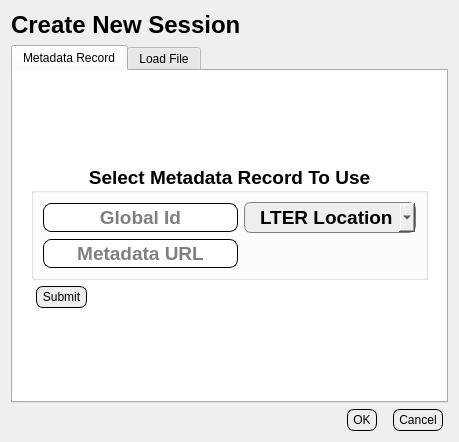
<?xml version="1.0" encoding="UTF-8"?>
<ui version="4.0">
 <class>DialogSession</class>
 <widget class="QDialog" name="DialogSession">
  <property name="geometry">
   <rect>
    <x>0</x>
    <y>0</y>
    <width>422</width>
    <height>442</height>
   </rect>
  </property>
  <property name="windowTitle">
   <string>Session</string>
  </property>
  <property name="styleSheet">
   <string notr="true">.QLabel{
	background: None;
}
.QComboBox {
    border: 1px solid gray;
    border-radius: 7px;
    padding: 2px;
	padding-left: 15px;
	background: #EEEEEE;
}
.QFrame, .QWidget{
	border-radius: 7;
	background: white;
}	

.QLineEdit{
	padding: 1px;
	border-style: solid;
	border: 1px solid black;
	border-radius: 8px;
	text-size: 8pt;
}

.QPushButton {
	color: black;
	background: #EEEEEE;
	border-width: 1px;
	border-color: black;
	border-style: solid;
	border-radius: 7;
	margin-left: 5px;
	margin-right:5px;	
	padding-left: 5px;
	padding-right: 5px;
	padding-top: 3px;
	padding-bottom: 3px;
}


</string>
  </property>
  <layout class="QVBoxLayout" name="verticalLayout_4">
   <item>
    <widget class="QLabel" name="label_4">
     <property name="font">
      <font>
       <pointsize>18</pointsize>
       <weight>75</weight>
       <bold>true</bold>
      </font>
     </property>
     <property name="text">
      <string>Create New Session</string>
     </property>
     <property name="textFormat">
      <enum>Qt::PlainText</enum>
     </property>
    </widget>
   </item>
   <item>
    <widget class="QTabWidget" name="tabWidget">
     <property name="sizePolicy">
      <sizepolicy hsizetype="Preferred" vsizetype="Expanding">
       <horstretch>0</horstretch>
       <verstretch>0</verstretch>
      </sizepolicy>
     </property>
     <property name="currentIndex">
      <number>0</number>
     </property>
     <widget class="QWidget" name="tab_3">
      <attribute name="title">
       <string>Metadata Record</string>
      </attribute>
      <layout class="QHBoxLayout" name="horizontalLayout_2">
       <item>
        <widget class="QFrame" name="frame">
         <property name="sizePolicy">
          <sizepolicy hsizetype="Fixed" vsizetype="Fixed">
           <horstretch>0</horstretch>
           <verstretch>0</verstretch>
          </sizepolicy>
         </property>
         <property name="styleSheet">
          <string notr="true"/>
         </property>
         <property name="frameShape">
          <enum>QFrame::StyledPanel</enum>
         </property>
         <property name="frameShadow">
          <enum>QFrame::Raised</enum>
         </property>
         <layout class="QVBoxLayout" name="verticalLayout_3">
          <item>
           <layout class="QVBoxLayout" name="verticalLayout_2">
            <item>
             <widget class="QGroupBox" name="groupBox">
              <property name="sizePolicy">
               <sizepolicy hsizetype="Fixed" vsizetype="Maximum">
                <horstretch>0</horstretch>
                <verstretch>0</verstretch>
               </sizepolicy>
              </property>
              <property name="font">
               <font>
                <pointsize>14</pointsize>
                <weight>75</weight>
                <bold>true</bold>
               </font>
              </property>
              <property name="title">
               <string>Select Metadata Record To Use</string>
              </property>
              <property name="alignment">
               <set>Qt::AlignCenter</set>
              </property>
              <layout class="QVBoxLayout" name="verticalLayout">
               <item>
                <layout class="QGridLayout" name="gridLayout">
                 <item row="0" column="0">
                  <widget class="QLineEdit" name="lineEditGlobalid">
                   <property name="enabled">
                    <bool>true</bool>
                   </property>
                   <property name="sizePolicy">
                    <sizepolicy hsizetype="Fixed" vsizetype="Fixed">
                     <horstretch>0</horstretch>
                     <verstretch>0</verstretch>
                    </sizepolicy>
                   </property>
                   <property name="focusPolicy">
                    <enum>Qt::ClickFocus</enum>
                   </property>
                   <property name="alignment">
                    <set>Qt::AlignCenter</set>
                   </property>
                   <property name="placeholderText">
                    <string>Global Id</string>
                   </property>
                  </widget>
                 </item>
                 <item row="0" column="1">
                  <widget class="QComboBox" name="cboxLTERloc">
                   <property name="sizePolicy">
                    <sizepolicy hsizetype="Fixed" vsizetype="Fixed">
                     <horstretch>0</horstretch>
                     <verstretch>0</verstretch>
                    </sizepolicy>
                   </property>
                   <property name="focusPolicy">
                    <enum>Qt::WheelFocus</enum>
                   </property>
                   <property name="layoutDirection">
                    <enum>Qt::LeftToRight</enum>
                   </property>
                   <property name="autoFillBackground">
                    <bool>false</bool>
                   </property>
                   <property name="frame">
                    <bool>false</bool>
                   </property>
                   <item>
                    <property name="text">
                     <string>LTER Location</string>
                    </property>
                   </item>
                   <item>
                    <property name="text">
                     <string>AND</string>
                    </property>
                   </item>
                   <item>
                    <property name="text">
                     <string>ARC</string>
                    </property>
                   </item>
                   <item>
                    <property name="text">
                     <string>BES</string>
                    </property>
                   </item>
                   <item>
                    <property name="text">
                     <string>BNZ</string>
                    </property>
                   </item>
                   <item>
                    <property name="text">
                     <string>CCE</string>
                    </property>
                   </item>
                   <item>
                    <property name="text">
                     <string>CDR</string>
                    </property>
                   </item>
                   <item>
                    <property name="text">
                     <string>CAP</string>
                    </property>
                   </item>
                   <item>
                    <property name="text">
                     <string>CWT</string>
                    </property>
                   </item>
                   <item>
                    <property name="text">
                     <string>FCE</string>
                    </property>
                   </item>
                   <item>
                    <property name="text">
                     <string>GCE</string>
                    </property>
                   </item>
                   <item>
                    <property name="text">
                     <string>HFR</string>
                    </property>
                   </item>
                   <item>
                    <property name="text">
                     <string>HBR</string>
                    </property>
                   </item>
                   <item>
                    <property name="text">
                     <string>JRN</string>
                    </property>
                   </item>
                   <item>
                    <property name="text">
                     <string>KBS</string>
                    </property>
                   </item>
                   <item>
                    <property name="text">
                     <string>KNZ</string>
                    </property>
                   </item>
                   <item>
                    <property name="text">
                     <string>LNO</string>
                    </property>
                   </item>
                   <item>
                    <property name="text">
                     <string>LUQ</string>
                    </property>
                   </item>
                   <item>
                    <property name="text">
                     <string>MCM</string>
                    </property>
                   </item>
                   <item>
                    <property name="text">
                     <string>MCR</string>
                    </property>
                   </item>
                   <item>
                    <property name="text">
                     <string>NWT</string>
                    </property>
                   </item>
                   <item>
                    <property name="text">
                     <string>NTL</string>
                    </property>
                   </item>
                   <item>
                    <property name="text">
                     <string>PAL</string>
                    </property>
                   </item>
                   <item>
                    <property name="text">
                     <string>PIE</string>
                    </property>
                   </item>
                   <item>
                    <property name="text">
                     <string>SBC</string>
                    </property>
                   </item>
                   <item>
                    <property name="text">
                     <string>SEV</string>
                    </property>
                   </item>
                   <item>
                    <property name="text">
                     <string>SGS</string>
                    </property>
                   </item>
                   <item>
                    <property name="text">
                     <string>VCR</string>
                    </property>
                   </item>
                  </widget>
                 </item>
                 <item row="1" column="0">
                  <widget class="QLineEdit" name="lineEditMetaURL">
                   <property name="sizePolicy">
                    <sizepolicy hsizetype="Fixed" vsizetype="Fixed">
                     <horstretch>0</horstretch>
                     <verstretch>0</verstretch>
                    </sizepolicy>
                   </property>
                   <property name="focusPolicy">
                    <enum>Qt::ClickFocus</enum>
                   </property>
                   <property name="text">
                    <string/>
                   </property>
                   <property name="alignment">
                    <set>Qt::AlignCenter</set>
                   </property>
                   <property name="placeholderText">
                    <string>Metadata URL</string>
                   </property>
                  </widget>
                 </item>
                </layout>
               </item>
              </layout>
             </widget>
            </item>
            <item>
             <layout class="QHBoxLayout" name="horizontalLayout">
              <item>
               <widget class="QPushButton" name="btnSubmitMeta">
                <property name="sizePolicy">
                 <sizepolicy hsizetype="Fixed" vsizetype="Fixed">
                  <horstretch>0</horstretch>
                  <verstretch>0</verstretch>
                 </sizepolicy>
                </property>
                <property name="focusPolicy">
                 <enum>Qt::ClickFocus</enum>
                </property>
                <property name="text">
                 <string>Submit</string>
                </property>
               </widget>
              </item>
              <item>
               <spacer name="horizontalSpacer">
                <property name="orientation">
                 <enum>Qt::Horizontal</enum>
                </property>
                <property name="sizeHint" stdset="0">
                 <size>
                  <width>40</width>
                  <height>20</height>
                 </size>
                </property>
               </spacer>
              </item>
             </layout>
            </item>
           </layout>
          </item>
         </layout>
        </widget>
       </item>
      </layout>
     </widget>
     <widget class="QWidget" name="tab_4">
      <attribute name="title">
       <string>Load File</string>
      </attribute>
      <layout class="QHBoxLayout" name="horizontalLayout_4">
       <item>
        <widget class="QFrame" name="frame_2">
         <property name="sizePolicy">
          <sizepolicy hsizetype="Fixed" vsizetype="Fixed">
           <horstretch>0</horstretch>
           <verstretch>0</verstretch>
          </sizepolicy>
         </property>
         <property name="styleSheet">
          <string notr="true"/>
         </property>
         <property name="frameShape">
          <enum>QFrame::StyledPanel</enum>
         </property>
         <property name="frameShadow">
          <enum>QFrame::Raised</enum>
         </property>
         <layout class="QVBoxLayout" name="verticalLayout_8">
          <item>
           <layout class="QVBoxLayout" name="verticalLayout_7">
            <item>
             <widget class="QGroupBox" name="groupBox_2">
              <property name="sizePolicy">
               <sizepolicy hsizetype="Fixed" vsizetype="Maximum">
                <horstretch>0</horstretch>
                <verstretch>0</verstretch>
               </sizepolicy>
              </property>
              <property name="font">
               <font>
                <pointsize>14</pointsize>
                <weight>75</weight>
                <bold>true</bold>
               </font>
              </property>
              <property name="title">
               <string>Load Raw Data File</string>
              </property>
              <property name="alignment">
               <set>Qt::AlignCenter</set>
              </property>
              <layout class="QVBoxLayout" name="verticalLayout_6">
               <item>
                <layout class="QGridLayout" name="gridLayout_3">
                 <property name="verticalSpacing">
                  <number>9</number>
                 </property>
                 <item row="0" column="0" rowspan="2">
                  <layout class="QVBoxLayout" name="verticalLayout_5">
                   <property name="spacing">
                    <number>0</number>
                   </property>
                   <property name="margin">
                    <number>5</number>
                   </property>
                   <item>
                    <widget class="QLabel" name="label">
                     <property name="font">
                      <font>
                       <weight>75</weight>
                       <bold>true</bold>
                      </font>
                     </property>
                     <property name="text">
                      <string>File Type</string>
                     </property>
                     <property name="alignment">
                      <set>Qt::AlignCenter</set>
                     </property>
                    </widget>
                   </item>
                   <item>
                    <layout class="QGridLayout" name="gridLayout_2">
                     <property name="verticalSpacing">
                      <number>5</number>
                     </property>
                     <property name="margin">
                      <number>3</number>
                     </property>
                     <item row="0" column="0">
                      <widget class="QRadioButton" name="rbtnCSV">
                       <property name="focusPolicy">
                        <enum>Qt::ClickFocus</enum>
                       </property>
                       <property name="text">
                        <string>.csv</string>
                       </property>
                      </widget>
                     </item>
                     <item row="1" column="0">
                      <widget class="QRadioButton" name="rbtnTXT">
                       <property name="text">
                        <string>.txt</string>
                       </property>
                      </widget>
                     </item>
                     <item row="2" column="0">
                      <widget class="QRadioButton" name="rbtnEXCEL">
                       <property name="text">
                        <string>.xlsx / xls</string>
                       </property>
                      </widget>
                     </item>
                    </layout>
                   </item>
                  </layout>
                 </item>
                 <item row="0" column="1">
                  <widget class="QLineEdit" name="lineEditExcelSheet">
                   <property name="sizePolicy">
                    <sizepolicy hsizetype="Fixed" vsizetype="Fixed">
                     <horstretch>0</horstretch>
                     <verstretch>0</verstretch>
                    </sizepolicy>
                   </property>
                   <property name="focusPolicy">
                    <enum>Qt::ClickFocus</enum>
                   </property>
                   <property name="text">
                    <string/>
                   </property>
                   <property name="alignment">
                    <set>Qt::AlignCenter</set>
                   </property>
                   <property name="placeholderText">
                    <string>Excel Sheet to Load</string>
                   </property>
                  </widget>
                 </item>
                 <item row="1" column="1">
                  <widget class="QLineEdit" name="lineEditDelimiter">
                   <property name="sizePolicy">
                    <sizepolicy hsizetype="Fixed" vsizetype="Fixed">
                     <horstretch>0</horstretch>
                     <verstretch>0</verstretch>
                    </sizepolicy>
                   </property>
                   <property name="focusPolicy">
                    <enum>Qt::ClickFocus</enum>
                   </property>
                   <property name="text">
                    <string/>
                   </property>
                   <property name="alignment">
                    <set>Qt::AlignCenter</set>
                   </property>
                   <property name="placeholderText">
                    <string>Delimiter</string>
                   </property>
                  </widget>
                 </item>
                 <item row="2" column="0">
                  <widget class="QPushButton" name="btnSelectFile">
                   <property name="enabled">
                    <bool>true</bool>
                   </property>
                   <property name="sizePolicy">
                    <sizepolicy hsizetype="Fixed" vsizetype="Fixed">
                     <horstretch>0</horstretch>
                     <verstretch>0</verstretch>
                    </sizepolicy>
                   </property>
                   <property name="focusPolicy">
                    <enum>Qt::ClickFocus</enum>
                   </property>
                   <property name="text">
                    <string>Select File</string>
                   </property>
                  </widget>
                 </item>
                 <item row="2" column="1">
                  <widget class="QLineEdit" name="lineEditSkipTop">
                   <property name="sizePolicy">
                    <sizepolicy hsizetype="Fixed" vsizetype="Fixed">
                     <horstretch>0</horstretch>
                     <verstretch>0</verstretch>
                    </sizepolicy>
                   </property>
                   <property name="focusPolicy">
                    <enum>Qt::ClickFocus</enum>
                   </property>
                   <property name="text">
                    <string/>
                   </property>
                   <property name="alignment">
                    <set>Qt::AlignCenter</set>
                   </property>
                   <property name="placeholderText">
                    <string>Skip Lines (Top)</string>
                   </property>
                  </widget>
                 </item>
                 <item row="3" column="1">
                  <widget class="QLineEdit" name="lineEditSkipBottom">
                   <property name="sizePolicy">
                    <sizepolicy hsizetype="Fixed" vsizetype="Fixed">
                     <horstretch>0</horstretch>
                     <verstretch>0</verstretch>
                    </sizepolicy>
                   </property>
                   <property name="focusPolicy">
                    <enum>Qt::ClickFocus</enum>
                   </property>
                   <property name="text">
                    <string/>
                   </property>
                   <property name="alignment">
                    <set>Qt::AlignCenter</set>
                   </property>
                   <property name="placeholderText">
                    <string>Skip Lines (Bottom)</string>
                   </property>
                  </widget>
                 </item>
                </layout>
               </item>
              </layout>
             </widget>
            </item>
            <item>
             <layout class="QHBoxLayout" name="horizontalLayout_3">
              <item>
               <widget class="QPushButton" name="btnLoad">
                <property name="enabled">
                 <bool>true</bool>
                </property>
                <property name="sizePolicy">
                 <sizepolicy hsizetype="Fixed" vsizetype="Fixed">
                  <horstretch>0</horstretch>
                  <verstretch>0</verstretch>
                 </sizepolicy>
                </property>
                <property name="text">
                 <string>Load</string>
                </property>
               </widget>
              </item>
              <item>
               <spacer name="horizontalSpacer_2">
                <property name="orientation">
                 <enum>Qt::Horizontal</enum>
                </property>
                <property name="sizeHint" stdset="0">
                 <size>
                  <width>40</width>
                  <height>20</height>
                 </size>
                </property>
               </spacer>
              </item>
             </layout>
            </item>
           </layout>
          </item>
         </layout>
        </widget>
       </item>
      </layout>
     </widget>
    </widget>
   </item>
   <item>
    <widget class="QDialogButtonBox" name="buttonBox">
     <property name="standardButtons">
      <set>QDialogButtonBox::Cancel|QDialogButtonBox::Ok</set>
     </property>
    </widget>
   </item>
  </layout>
 </widget>
 <resources/>
 <connections/>
</ui>
